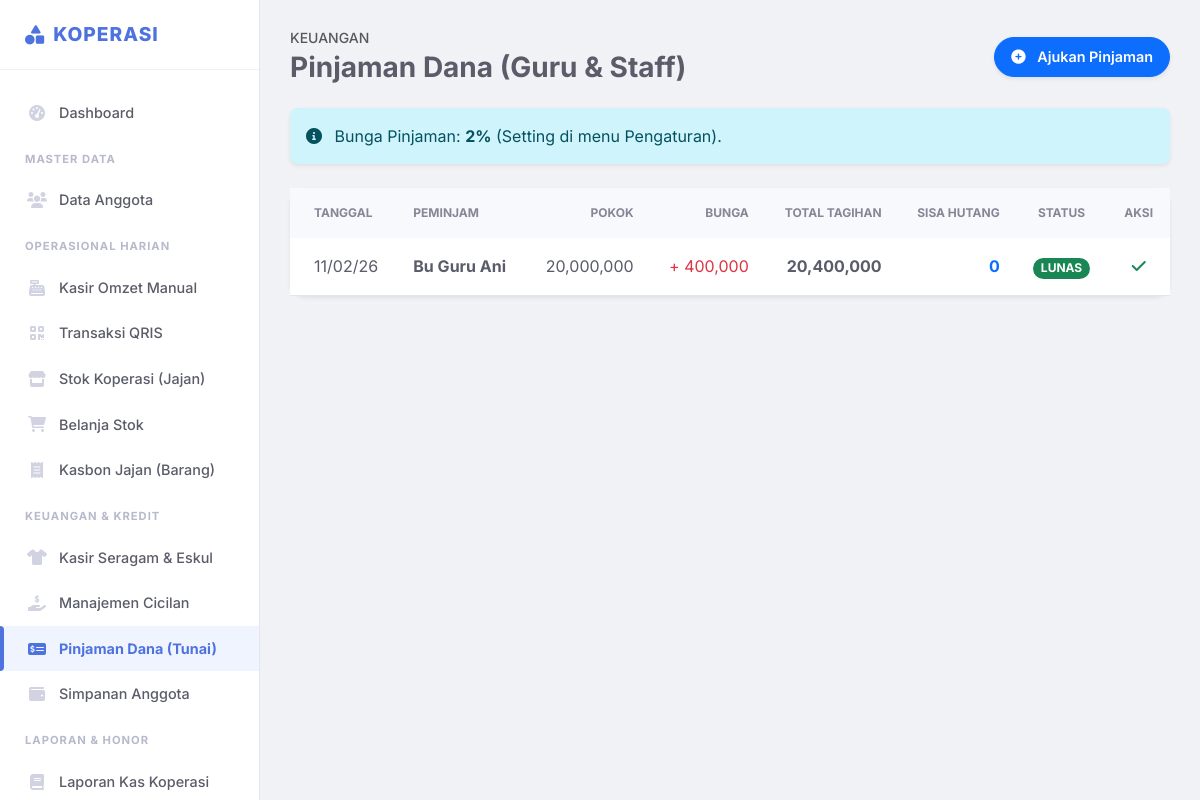
Screenshot of /pinjaman/index (signed in) with the database file from the repository.
### tables this page shows
CREATE TABLE `pengaturan` (
  `kunci` varchar(50) NOT NULL,
  `nilai` text DEFAULT NULL,
  `keterangan` varchar(100) DEFAULT NULL
);

CREATE TABLE `pinjaman_dana` (
  `id` int(11) NOT NULL,
  `anggota_id` int(11) NOT NULL,
  `tanggal_pinjam` date NOT NULL,
  `jumlah_pinjam` decimal(15,2) NOT NULL,
  `bunga_persen` decimal(5,2) NOT NULL,
  `nominal_bunga` decimal(15,2) NOT NULL,
  `total_tagihan` decimal(15,2) NOT NULL,
  `sisa_tagihan` decimal(15,2) NOT NULL,
  `keterangan` text DEFAULT NULL,
  `status` enum('lunas','belum') DEFAULT 'belum',
  `created_at` timestamp NOT NULL DEFAULT current_timestamp()
);

CREATE TABLE `anggota` (
  `id` int(11) NOT NULL,
  `nama_lengkap` varchar(100) NOT NULL,
  `username` varchar(50) NOT NULL,
  `password` varchar(255) NOT NULL,
  `role` enum('admin','pengurus','staff','guru') NOT NULL DEFAULT 'guru',
  `no_hp` varchar(20) DEFAULT NULL,
  `status_aktif` tinyint(1) DEFAULT 1,
  `created_at` timestamp NOT NULL DEFAULT current_timestamp()
);

### config/functions.php (called while the page is built, shortened)
<?php
function getPengaturan($pdo, $kunci) {
    $stmt = $pdo->prepare("SELECT nilai FROM pengaturan WHERE kunci = ?");
    $stmt->execute([$kunci]);
    $res = $stmt->fetch();
    return $res ? $res['nilai'] : '';
}
?>

### pages/pinjaman/index.php (the view, shortened to what this page needs)
<?php
require_once 'config/database.php';
$bunga_persen = 0;
if(function_exists('getPengaturan')){
    $bunga_persen = getPengaturan($pdo, 'bunga_pinjaman');
}
$sql_list = "SELECT p.*, a.nama_lengkap FROM pinjaman_dana p JOIN anggota a ON p.anggota_id = a.id ORDER BY p.status ASC, p.tanggal_pinjam DESC";
$list_pinjaman = $pdo->query($sql_list)->fetchAll();
?>
<div class="d-flex justify-content-between align-items-center mb-4">
    <div>
        <h6 class="text-muted text-uppercase small ls-1 mb-1">Keuangan</h6>
        <h2 class="h3 fw-bold mb-0">Pinjaman Dana (Guru & Staff)</h2>
    </div>
    <button class="btn btn-primary rounded-pill shadow-sm" data-bs-toggle="modal" data-bs-target="#modalPinjam">
        <i class="fas fa-plus-circle me-2"></i> Ajukan Pinjaman
    </button>
</div>
<div class="alert alert-info border-0 shadow-sm rounded-3 mb-4">
    <i class="fas fa-info-circle me-2"></i> Bunga Pinjaman: <strong><?= $bunga_persen ?>%</strong> (Setting di menu Pengaturan).
</div>
<div class="card border-0 shadow-sm rounded-4">
    <div class="card-body p-0">
        <div class="table-responsive">
            <table class="table table-hover align-middle mb-0">
                <thead class="bg-light">
                    <tr>
                        <th class="ps-4">Tanggal</th>
                        <th>Peminjam</th>
                        <th class="text-end">Pokok</th>
                        <th class="text-end">Bunga</th>
                        <th class="text-end">Total Tagihan</th>
                        <th class="text-end">Sisa Hutang</th>
                        <th class="text-center">Status</th>
                        <th class="text-center">Aksi</th>
                    </tr>
                </thead>
                <tbody>
                    <?php foreach($list_pinjaman as $row): ?>
                    <tr>
                        <td class="ps-4"><?= date('d/m/y', strtotime($row['tanggal_pinjam'])) ?></td>
                        <td class="fw-bold"><?= htmlspecialchars($row['nama_lengkap']) ?></td>
                        <td class="text-end"><?= number_format($row['jumlah_pinjam']) ?></td>
                        <td class="text-end text-danger">+ <?= number_format($row['nominal_bunga']) ?></td>
                        <td class="text-end fw-bold"><?= number_format($row['total_tagihan']) ?></td>
                        <td class="text-end fw-bold text-primary"><?= number_format($row['sisa_tagihan']) ?></td>
                        <td class="text-center">
                            <?php if($row['status']=='lunas'): ?>
                                <span class="badge bg-success rounded-pill">LUNAS</span>
                            <?php else: ?>
                                <span class="badge bg-warning text-dark rounded-pill">BELUM</span>
                            <?php endif; ?>
                        </td>
                        <td class="text-center">
                            <?php if($row['status']!='lunas'): ?>
                            <button class="btn btn-sm btn-outline-primary rounded-pill px-3"
                                    onclick="bayar('<?= $row['id'] ?>', '<?= htmlspecialchars($row['nama_lengkap']) ?>', '<?= $row['sisa_tagihan'] ?>')">
                                Bayar
                            </button>
                            <?php else: ?>
                                <i class="fas fa-check text-success"></i>
                            <?php endif; ?>
                        </td>
                    </tr>
                    <?php endforeach; ?>
                </tbody>
            </table>
        </div>
    </div>
</div>

### index.php (style rules this page uses)
:root { --primary: #4e73df; --primary-dark: #224abe; --success: #1cc88a; --info: #36b9cc; --warning: #f6c23e; --danger: #e74a3b; --dark: #2c3e50; --light: #f8f9fc; }
body { font-family: 'Inter', sans-serif; background-color: #f0f2f5; color: #5a5c69; overflow-x: hidden; }
.card { border: none; border-radius: 12px; box-shadow: 0 0.15rem 1.75rem 0 rgba(58, 59, 69, 0.05); background: #fff; transition: box-shadow 0.2s; }
.btn { padding: 0.5rem 1rem; border-radius: 8px; font-weight: 600; font-size: 0.9rem; }
.table thead th { background: #f8f9fc; color: #858796; font-weight: 700; text-transform: uppercase; font-size: 0.75rem; border-bottom: 0; padding: 1rem; }
.table td { padding: 1rem; vertical-align: middle; color: #5a5c69; border-bottom: 1px solid #e3e6f0; }

### rows the page displays
pengaturan: nilai "2"
pinjaman_dana: tanggal_pinjam "11/02/26", anggota.nama_lengkap "Bu Guru Ani", jumlah_pinjam "20,000,000", nominal_bunga "400,000", total_tagihan "20,400,000", sisa_tagihan "0", status "LUNAS"
